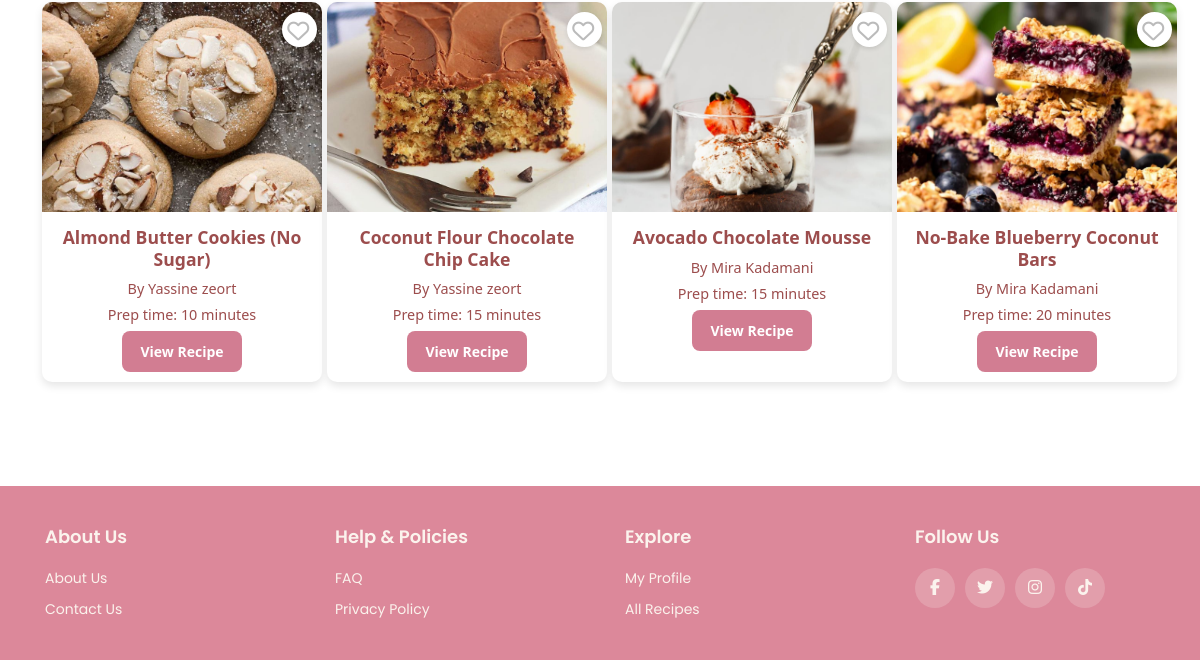
The page /recipes.php?category=diabetic-friendly (lower part) on the database as committed earlier.
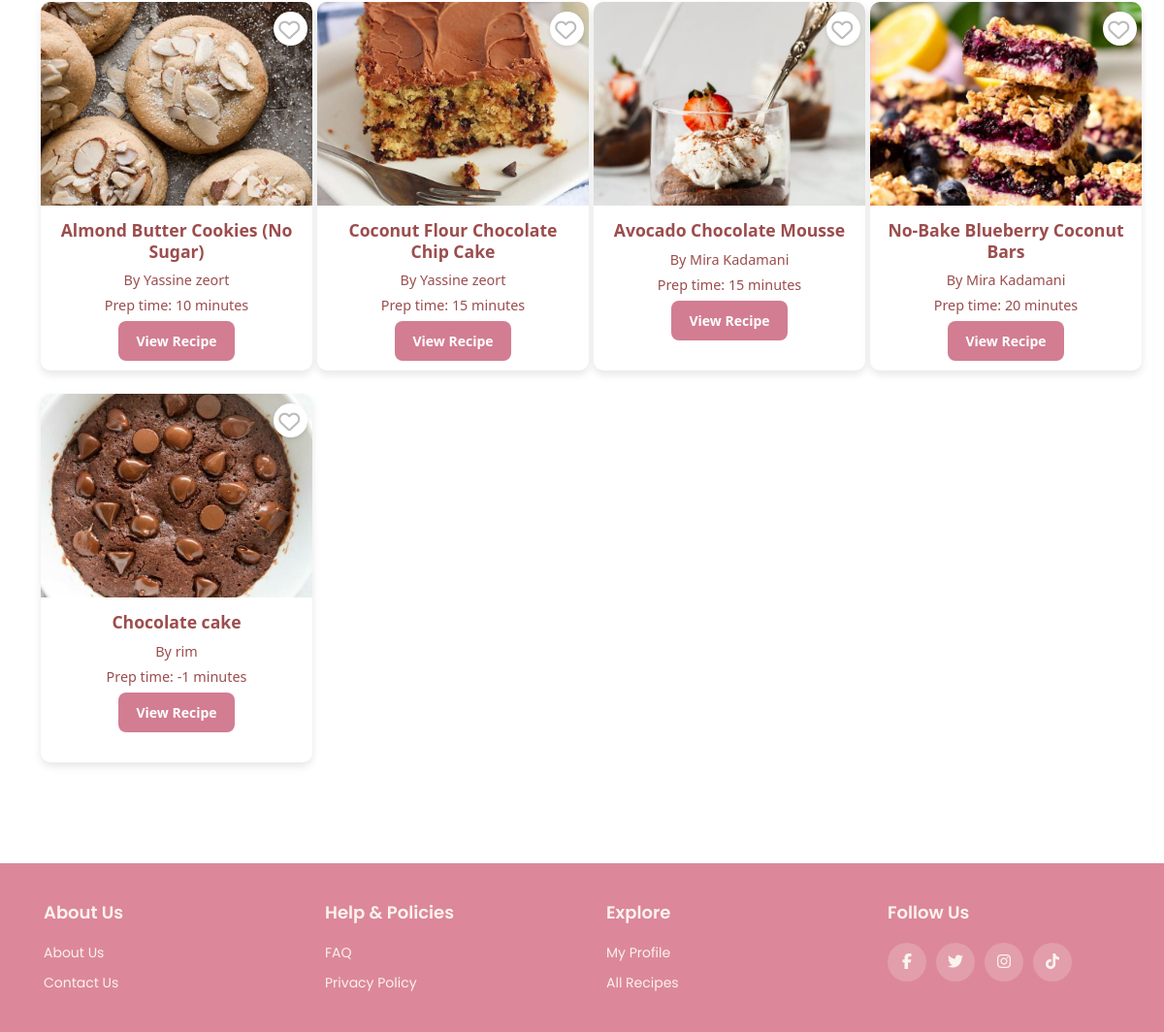
The same page on the database as committed later.
### tables this page shows
CREATE TABLE `recipe` (
  `id` int(11) NOT NULL,
  `name` varchar(255) NOT NULL,
  `description` text DEFAULT NULL,
  `category` varchar(100) NOT NULL,
  `prep_time` int(11) DEFAULT NULL,
  `cook_time` int(11) DEFAULT NULL,
  `servings` int(11) DEFAULT NULL,
  `difficulty` enum('Easy','Medium','Hard') NOT NULL DEFAULT 'Easy',
  `image` varchar(255) DEFAULT NULL,
  `ingredients` text DEFAULT NULL,
  `steps` text DEFAULT NULL,
  `user` varchar(255) DEFAULT NULL,
  `created_at` timestamp NOT NULL DEFAULT current_timestamp(),
  `user_id` int(11) NOT NULL
);

### recipes.php (the view, shortened to what this page needs)
<?php
require_once 'config.php';
$query = "SELECT * FROM recipe";
$params = [];
if (isset($_GET['search'])) {
    $query .= " WHERE name LIKE :search";
    $params[':search'] = '%' . $_GET['search'] . '%';
} elseif (isset($_GET['category'])) {
    $query .= " WHERE category LIKE :category";
    $params[':category'] = '%' . $_GET['category'] . '%';
}
$stmt = $con->prepare($query);
$stmt->execute($params);
$recipes = $stmt->fetchAll(PDO::FETCH_ASSOC);
?>
<!DOCTYPE html>
<html lang="en">
<head>
    <link rel="stylesheet" href="https://cdnjs.cloudflare.com/ajax/libs/font-awesome/6.4.2/css/all.min.css">
    <link href="https://cdn.jsdelivr.net/npm/bootstrap@5.3.2/dist/css/bootstrap.min.css" rel="stylesheet">
</head>
<body>
<div class="container mt-5">
    <?php if (count($recipes) > 0): ?>
        <div class="row">
            <?php foreach ($recipes as $recipe): ?>
                <div class="col-lg-3 col-md-4 col-sm-6 mb-4">
                    <div class="recipe-card">
                        <div class="favorite-container">
                            <span class="favorite-icon"><i class="fa-regular fa-heart"></i></span>
                        </div>
                        <img src="images/<?= htmlspecialchars($recipe['image']) ?>" alt="<?= htmlspecialchars($recipe['name']) ?>">
                        <div class="card-body">
                            <h5><?= htmlspecialchars($recipe['name']) ?></h5>
                            <p>
                            By <a href="userpage.php?user_id=<?= urlencode($recipe['user_id']) ?>"><?= htmlspecialchars($recipe['user']) ?></a>
                            </p>
                            <p>Prep time: <?= htmlspecialchars($recipe['prep_time']) ?> minutes</p>
                            <a href="individual-recipes.php?recipe_id=<?= urlencode($recipe['recipe_id']) ?>" class="btn-pink">View Recipe</a>
                        </div>
                    </div>
                </div>
            <?php endforeach; ?>
        </div>
    <?php else: ?>
        <div class="alert alert-warning text-center">
            No recipes found.
        </div>
    <?php endif; ?>
</div>
<footer class="footer">
    <div class="container">
        <div class="row">
            <div class="footer-col">
                <h4>About Us</h4>
                <ul>
                    <li><a href="about us.php">About us</a></li>
                    <li><a href="contactUs.php">Contact us</a></li>
                </ul>
            </div>
            <div class="footer-col">
                <h4>Help & Policies</h4>
                <ul>
                    <li><a href="faqpage.php">FAQ</a></li>
                    <li><a href="privacy.php">Privacy Policy</a></li>
                </ul>
            </div>
            <div class="footer-col">
                <h4>Explore</h4>
                <ul>
                    <li><a href="profile page.php">My Profile</a></li>
                    <li><a href="recipes.php">All Recipes</a></li>
                </ul>
            </div>
            <div class="footer-col">
                <h4>Follow Us</h4>
                <div class="social-links">
                    <a href="#"><i class="fab fa-facebook-f"></i></a>
                    <a href="#"><i class="fab fa-twitter"></i></a>
                    <a href="#"><i class="fab fa-instagram"></i></a>
                    <a href="#"><i class="fab fa-tiktok"></i></a>
                </div>
            </div>
        </div>
    </div>
</footer>
</body>
</html>

Rows that differ between the two databases and show on the page:
added recipe: image (picture), name "Chocolate cake", user "rim", prep_time "-1"
